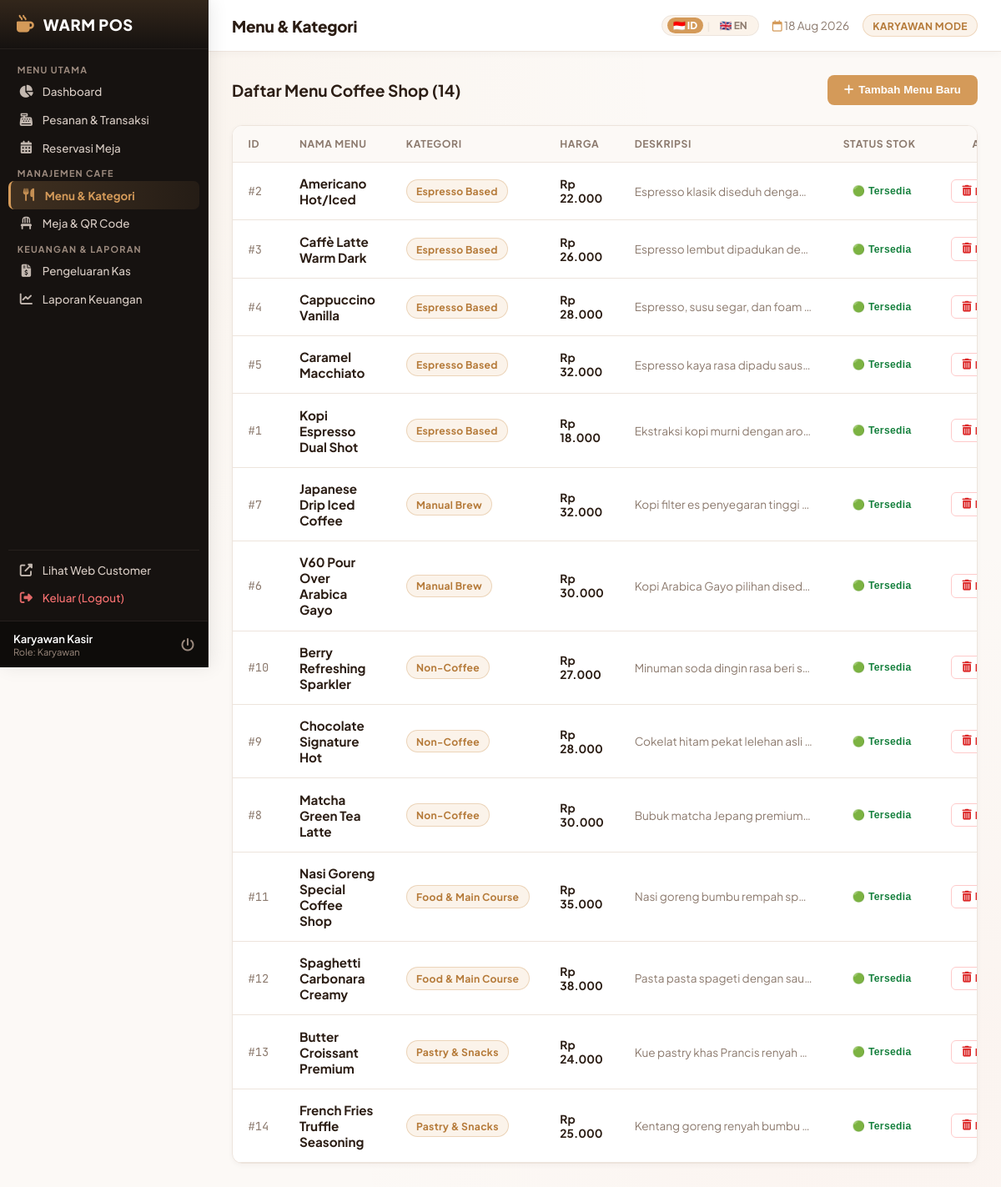
/admin/products.php (signed in), run on the app's committed database.
### tables this page shows
CREATE TABLE IF NOT EXISTS `products` (
  `id` INT AUTO_INCREMENT PRIMARY KEY,
  `category_id` INT NOT NULL,
  `name` VARCHAR(100) NOT NULL,
  `description` TEXT,
  `price` DECIMAL(10,2) NOT NULL,
  `image` VARCHAR(255) DEFAULT NULL,
  `is_available` TINYINT(1) DEFAULT 1,
  `created_at` DATETIME DEFAULT CURRENT_TIMESTAMP,
  FOREIGN KEY (`category_id`) REFERENCES `categories`(`id`) ON DELETE CASCADE
);

CREATE TABLE IF NOT EXISTS `categories` (
  `id` INT AUTO_INCREMENT PRIMARY KEY,
  `name` VARCHAR(50) NOT NULL,
  `slug` VARCHAR(50) NOT NULL UNIQUE,
  `icon` VARCHAR(50) DEFAULT 'coffee'
);

### config/lang.php (called while the page is built, shortened)
<?php
$current_lang = $_SESSION['lang'] ?? 'id';
if (!function_exists('__')) {
    function __($key, $default = '') {
        global $translations, $current_lang;
        if (isset($translations[$current_lang][$key])) {
            return $translations[$current_lang][$key];
        }
        return !empty($default) ? $default : $key;
    }
}
if (!function_exists('get_current_lang')) {
    function get_current_lang() {
        global $current_lang;
        return $current_lang;
    }
}

### config/database.php (called while the page is built, shortened)
<?php
function format_rupiah($number) {
    return 'Rp ' . number_format($number, 0, ',', '.');
}
require_once __DIR__ . '/lang.php';

### admin/products.php (the view, shortened to what this page needs)
<?php
require_once __DIR__ . '/../config/database.php';
$products   = $pdo->query("SELECT p.*, c.name as category_name FROM products p JOIN categories c ON p.category_id = c.id ORDER BY p.category_id ASC, p.name ASC")->fetchAll();
require_once __DIR__ . '/../includes/admin_header.php';
?>
<div style="display: flex; justify-content: space-between; align-items: center; margin-bottom: 1.5rem;">
    <h3 style="color: var(--admin-text-main); margin: 0; font-size: 1.2rem;"><?php echo get_current_lang() == 'en' ? 'Coffee Shop Menu Catalog' : 'Daftar Menu Coffee Shop'; ?> (<?php echo count($products); ?>)</h3>
    <button data-modal-target="addProductModal" class="btn" style="background: var(--admin-accent); color: #ffffff; font-weight: 700; border: none; padding: 0.65rem 1.25rem; border-radius: 8px; cursor: pointer; display: flex; align-items: center; gap: 6px;">
        <i class="fas fa-plus"></i> <?php echo __('admin_add_product', 'Tambah Menu Baru'); ?>
    </button>
</div>
<div class="card-table">
    <div class="table-responsive">
        <table class="data-table">
            <thead>
                <tr>
                    <th>ID</th>
                    <th><?php echo get_current_lang() == 'en' ? 'Product Name' : 'Nama Menu'; ?></th>
                    <th><?php echo get_current_lang() == 'en' ? 'Category' : 'Kategori'; ?></th>
                    <th><?php echo get_current_lang() == 'en' ? 'Price' : 'Harga'; ?></th>
                    <th><?php echo get_current_lang() == 'en' ? 'Description' : 'Deskripsi'; ?></th>
                    <th><?php echo get_current_lang() == 'en' ? 'Availability' : 'Status Stok'; ?></th>
                    <th style="text-align: center;"><?php echo __('admin_action', 'Aksi'); ?></th>
                </tr>
            </thead>
            <tbody>
                <?php foreach ($products as $p): ?>
                    <tr>
                        <td style="color: var(--admin-muted); font-family: 'JetBrains Mono', monospace;">#<?php echo $p['id']; ?></td>
                        <td><strong style="color: var(--admin-text-main); font-size: 0.95rem;"><?php echo htmlspecialchars($p['name']); ?></strong></td>
                        <td>
                            <span class="badge" style="background: var(--admin-accent-light); color: var(--admin-accent-dark); border-color: rgba(200, 138, 72, 0.3);">
                                <?php echo htmlspecialchars($p['category_name']); ?>
                            </span>
                        </td>
                        <td><strong style="color: var(--admin-text-main);"><?php echo format_rupiah($p['price']); ?></strong></td>
                        <td style="font-size: 0.85rem; color: var(--admin-muted); max-width: 250px; text-overflow: ellipsis; overflow: hidden; white-space: nowrap;">
                            <?php echo htmlspecialchars($p['description']); ?>
                        </td>
                        <td>
                            <form action="products.php" method="POST" style="margin: 0;">
                                <button type="submit" style="background: transparent; border: none; cursor: pointer;" class="badge <?php echo $p['is_available'] ? 'badge-ready' : 'badge-cancelled'; ?>">
                                    <?php echo $p['is_available'] ? (get_current_lang() == 'en' ? '🟢 In Stock' : '🟢 Tersedia') : (get_current_lang() == 'en' ? '🔴 Out of Stock' : '🔴 Habis'); ?>
                                </button>
                            </form>
                        </td>
                        <td style="text-align: center;">
                            <form action="products.php" method="POST" onsubmit="return confirm('<?php echo get_current_lang() == 'en' ? 'Are you sure you want to delete this menu item?' : 'Yakin ingin menghapus menu ini?'; ?>');" style="display: inline;">
                                <button type="submit" style="background: #fff; border: 1px solid #fecaca; color: #dc2626; padding: 0.35rem 0.75rem; border-radius: 6px; cursor: pointer; font-size: 0.8rem; font-weight: 600; display: inline-flex; align-items: center; gap: 4px;">
                                    <i class="fas fa-trash-alt"></i> <?php echo get_current_lang() == 'en' ? 'Delete' : 'Hapus'; ?>
                                </button>
                            </form>
                        </td>
                    </tr>
                <?php endforeach; ?>
            </tbody>
        </table>
    </div>
</div>
<?php include __DIR__ . '/../includes/admin_footer.php'; ?>

### assets/css/admin.css (style rules this page uses)
:root { --admin-bg: #fcf9f6; --admin-card: #ffffff; --admin-border: #ede4dc; --admin-border-hover: #d49a59; --admin-accent: #d49a59; --admin-accent-dark: #b57a39; --admin-accent-light: #fbf3ea; --admin-sidebar-bg: #161210; --admin-sidebar-border: #26201d; --admin-text-main: #2b1d14; --admin-text: #4a3b32; --admin-text-white: #ffffff; --admin-muted: #8c7a6e; --success-bg: #f0fdf4; --success-color: #15803d; --success-border: #bbf7d0; --warning-bg: #fffbeb; --warning-color: #b45309; --warning-border: #fde68a; --danger-bg: #fef2f2; --danger-color: #b91c1c; --danger-border: #fecaca; --info-bg: #eff6ff; --info-color: #1d4ed8; --info-border: #bfdbfe; --shadow-sm: 0 2px 6px rgba(43, 29, 20, 0.04); --shadow-md: 0 8px 24px rgba(43, 29, 20, 0.06); }
* { margin: 0; padding: 0; box-sizing: border-box; }
body { font-family: 'Plus Jakarta Sans', -apple-system, BlinkMacSystemFont, sans-serif; background-color: var(--admin-bg); color: var(--admin-text); display: flex; min-height: 100vh; background-image: radial-gradient(circle at 10% 10%, rgba(212, 154, 89, 0.06) 0%, transparent 40%), radial-gradient(circle at 90% 90%, rgba(229, 107, 70, 0.04) 0%, transparent 40%); background-attachment: fixed; }
.card-table { background-color: var(--admin-card); border: 1px solid var(--admin-border); border-radius: 12px; overflow: hidden; margin-bottom: 1.75rem; box-shadow: var(--shadow-sm); }
.table-responsive { width: 100%; overflow-x: auto; }
.data-table { width: 100%; border-collapse: collapse; text-align: left; font-size: 0.86rem; }
.data-table th { background-color: #fcf9f6; color: var(--admin-muted); padding: 0.85rem 1.15rem; font-weight: 700; border-bottom: 1px solid var(--admin-border); white-space: nowrap; font-size: 0.76rem; text-transform: uppercase; letter-spacing: 0.6px; }
.data-table td { padding: 0.95rem 1.15rem; border-bottom: 1px solid var(--admin-border); color: var(--admin-text); vertical-align: middle; }
.badge { display: inline-flex; align-items: center; gap: 4px; padding: 0.3rem 0.7rem; border-radius: 20px; font-size: 0.76rem; font-weight: 700; letter-spacing: 0.3px; border: 1px solid transparent; white-space: nowrap; }
.badge-ready, .badge-completed { background-color: var(--success-bg); color: var(--success-color); border-color: var(--success-border); }

### data on the page
products: id "2", name "Americano Hot/Iced", category.name "Espresso Based", price "Rp 22.000", description "Espresso klasik diseduh denga…", is_available "🟢 Tersedia"
products: id "3", name "Caffè Latte Warm Dark", category.name "Espresso Based", price "Rp 26.000", description "Espresso lembut dipadukan de…", is_available "🟢 Tersedia"
products: id "4", name "Cappuccino Vanilla", category.name "Espresso Based", price "Rp 28.000", description "Espresso, susu segar, dan foam…", is_available "🟢 Tersedia"
products: id "5", name "Caramel Macchiato", category.name "Espresso Based", price "Rp 32.000", description "Espresso kaya rasa dipadu saus…", is_available "🟢 Tersedia"
products: id "1", name "Kopi Espresso Dual Shot", category.name "Espresso Based", price "Rp 18.000", description "Ekstraksi kopi murni dengan aro…", is_available "🟢 Tersedia"
products: id "7", name "Japanese Drip Iced Coffee", category.name "Manual Brew", price "Rp 32.000", description "Kopi filter es penyegaran tinggi…", is_available "🟢 Tersedia"
products: id "6", name "V60 Pour Over Arabica Gayo", category.name "Manual Brew", price "Rp 30.000", description "Kopi Arabica Gayo pilihan dised…", is_available "🟢 Tersedia"
products: id "10", name "Berry Refreshing Sparkler", category.name "Non-Coffee", price "Rp 27.000", description "Minuman soda dingin rasa beri s…", is_available "🟢 Tersedia"
products: id "9", name "Chocolate Signature Hot", category.name "Non-Coffee", price "Rp 28.000", description "Cokelat hitam pekat lelehan asli…", is_available "🟢 Tersedia"
products: id "8", name "Matcha Green Tea Latte", category.name "Non-Coffee", price "Rp 30.000", description "Bubuk matcha Jepang premium…", is_available "🟢 Tersedia"
products: id "11", name "Nasi Goreng Special Coffee Shop", category.name "Food & Main Course", price "Rp 35.000", description "Nasi goreng bumbu rempah sp…", is_available "🟢 Tersedia"
products: id "12", name "Spaghetti Carbonara Creamy", category.name "Food & Main Course", price "Rp 38.000", description "Pasta pasta spageti dengan sau…", is_available "🟢 Tersedia"
products: id "13", name "Butter Croissant Premium", category.name "Pastry & Snacks", price "Rp 24.000", description "Kue pastry khas Prancis renyah…", is_available "🟢 Tersedia"
products: id "14", name "French Fries Truffle Seasoning", category.name "Pastry & Snacks", price "Rp 25.000", description "Kentang goreng renyah bumbu…", is_available "🟢 Tersedia"

### other printed values
__('admin_dashboard', 'Dashboard') "Dashboard"
__('admin_orders', 'Pesanan & Transaksi') "Pesanan & Transaksi"
__('admin_reservations', 'Reservasi Meja') "Reservasi Meja"
__('admin_products', 'Menu & Kategori') "Menu & Kategori"
__('admin_tables', 'Kelola Meja') "Meja & QR Code"
__('admin_expenses', 'Pengeluaran Kas') "Pengeluaran Kas"
__('admin_reports', 'Laporan Keuangan') "Laporan Keuangan"
__('admin_customer_web', 'Web Customer') "Lihat Web Customer"
__('admin_logout', 'Keluar') "Keluar (Logout)"
$user_fullname "Karyawan Kasir"
$user_role "Karyawan"
$page_title "Menu & Kategori"
$user_role "KARYAWAN"
count($products) "14"
__('admin_add_product', 'Tambah Menu Baru') "Tambah Menu Baru"
